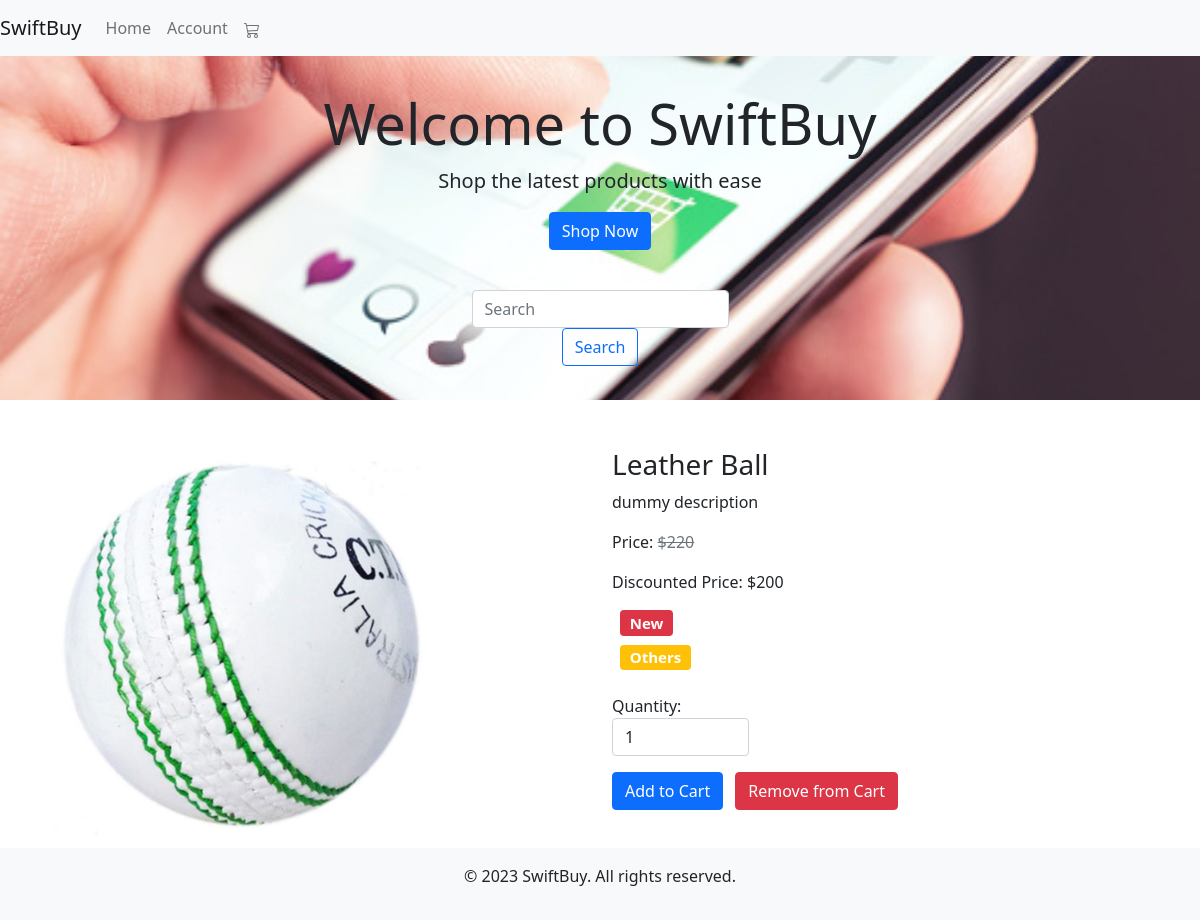
The page /products/leather-ball/ on the database its author committed.
### catalog/models.py (models this page shows, shortened)
class Item(models.Model):
    title = models.CharField(max_length=200)
    price = models.IntegerField()
    discount_price = models.IntegerField(blank=True, null=True)
    slug = models.SlugField()
    category = models.CharField(choices=CATEGORY_CHOICES, max_length=15)
    label = models.CharField(choices=LABEL_CHOICES, max_length=15)
    description = models.TextField()
    image = models.ImageField(default='default.jpg', upload_to='static/images')

### catalog/views.py (the view)
# urls.py: path('products/<slug:slug>/', views.ProductDetailView.as_view(), name='product'),
class ProductDetailView(DetailView):
    model = Item
    template_name = 'product.html'
    context_object_name = 'product'

### templates/product.html
{% extends 'base.html' %}
{% load static %} {% block content %}
<section class="container mt-5">
  <div class="row">
    <div class="col-md-6">
      <img
        src="{{product.image.url}}"
        alt="{{product.title}}"
        class="img-fluid rounded"
        style="max-height: 400px"
      />
    </div>
    <div class="col-md-6">
      <h3>{{product.title}}</h3>
      <p>{{product.description}}</p>
      <p>
        Price:
        <span class="text-muted" style="text-decoration: line-through"
          >${{product.price}}</span
        >
      </p>
      {% if product.discount_price %}
      <p>Discounted Price: ${{product.discount_price}}</p>
      {% endif %}
      <div class="d-flex justify-content-start align-items-end">
        <h5>
          <span class="badge bg-{{product.label}} ms-2"
            >{{product.get_label_display}}</span
          >
        </h5>
      </div>
      <div class="d-flex justify-content-start align-items-end">
        <h5>
          <span class="badge bg-warning ms-2"
            >{{product.get_category_display}}</span
          >
        </h5>
      </div>
      <div class="mt-3">
        <label for="quantity">Quantity:</label>
        <input
          type="number"
          name="quantity"
          id="quantity"
          value="1"
          min="1"
          max="10"
          class="form-control w-25"
        />
      </div>
      <a
        href="{% url 'add-to-cart' product.slug %}"
        class="btn btn-primary mt-3"
        >Add to Cart</a
      >
      <a
        href="{% url 'remove-from-cart' product.slug %}"
        class="btn btn-danger mt-3 ms-2"
        >Remove from Cart</a
      >
    </div>
  </div>
</section>
{% endblock %}

### rows shown on the page
Item: image (picture), title "Leather Ball", description "dummy description", price "220", discount_price "200", label "New", category "Others"
